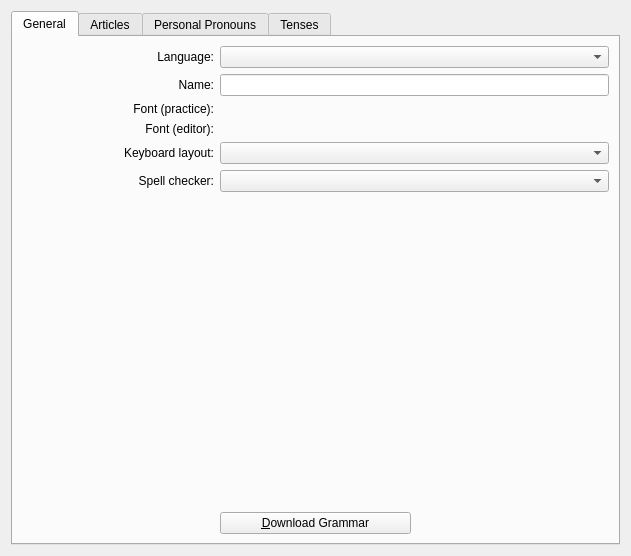
<?xml version="1.0" encoding="UTF-8"?>
<ui version="4.0">
 <class>KEduVocLanguagePropertiesPage</class>
 <widget class="QWidget" name="KEduVocLanguagePropertiesPage">
  <property name="geometry">
   <rect>
    <x>0</x>
    <y>0</y>
    <width>631</width>
    <height>556</height>
   </rect>
  </property>
  <layout class="QHBoxLayout" name="horizontalLayout">
   <item>
    <widget class="QTabWidget" name="ktabwidget">
     <property name="currentIndex">
      <number>0</number>
     </property>
     <widget class="QWidget" name="tab">
      <attribute name="title">
       <string>General</string>
      </attribute>
      <layout class="QGridLayout" name="gridLayout_3">
       <item row="0" column="2" colspan="2">
        <widget class="KComboBox" name="localeComboBox"/>
       </item>
       <item row="1" column="0">
        <widget class="QLabel" name="nameLabel">
         <property name="text">
          <string>Name:</string>
         </property>
         <property name="alignment">
          <set>Qt::AlignRight|Qt::AlignTrailing|Qt::AlignVCenter</set>
         </property>
         <property name="buddy">
          <cstring>identifierNameLineEdit</cstring>
         </property>
        </widget>
       </item>
       <item row="1" column="2" colspan="2">
        <widget class="QLineEdit" name="identifierNameLineEdit"/>
       </item>
       <item row="4" column="0">
        <widget class="QLabel" name="keyboardLayoutLabel">
         <property name="text">
          <string>Keyboard layout:</string>
         </property>
         <property name="alignment">
          <set>Qt::AlignRight|Qt::AlignTrailing|Qt::AlignVCenter</set>
         </property>
         <property name="buddy">
          <cstring>keyboardLayoutComboBox</cstring>
         </property>
        </widget>
       </item>
       <item row="4" column="2" colspan="2">
        <widget class="KComboBox" name="keyboardLayoutComboBox"/>
       </item>
       <item row="9" column="2">
        <spacer name="spacer_2">
         <property name="orientation">
          <enum>Qt::Vertical</enum>
         </property>
         <property name="sizeHint" stdset="0">
          <size>
           <width>20</width>
           <height>169</height>
          </size>
         </property>
        </spacer>
       </item>
       <item row="10" column="2">
        <widget class="QPushButton" name="downloadGrammarButton">
         <property name="text">
          <string>&amp;Download Grammar</string>
         </property>
         <property name="checkable">
          <bool>false</bool>
         </property>
        </widget>
       </item>
       <item row="6" column="2" colspan="2">
        <widget class="KComboBox" name="spellcheckerComboBox"/>
       </item>
       <item row="6" column="0">
        <widget class="QLabel" name="spellcheckerLabel">
         <property name="text">
          <string>Spell checker:</string>
         </property>
         <property name="alignment">
          <set>Qt::AlignRight|Qt::AlignTrailing|Qt::AlignVCenter</set>
         </property>
         <property name="buddy">
          <cstring>spellcheckerComboBox</cstring>
         </property>
        </widget>
       </item>
       <item row="0" column="0">
        <widget class="QLabel" name="localeSelectionLabel">
         <property name="text">
          <string>Language:</string>
         </property>
         <property name="alignment">
          <set>Qt::AlignRight|Qt::AlignTrailing|Qt::AlignVCenter</set>
         </property>
         <property name="buddy">
          <cstring>localeComboBox</cstring>
         </property>
        </widget>
       </item>
       <item row="2" column="2">
        <widget class="KFontRequester" name="practiceFont"/>
       </item>
       <item row="2" column="0">
        <widget class="QLabel" name="fontLabel_2">
         <property name="text">
          <string>Font (practice):</string>
         </property>
         <property name="alignment">
          <set>Qt::AlignRight|Qt::AlignTrailing|Qt::AlignVCenter</set>
         </property>
        </widget>
       </item>
       <item row="3" column="0">
        <widget class="QLabel" name="fontLabel_3">
         <property name="text">
          <string>Font (editor):</string>
         </property>
         <property name="alignment">
          <set>Qt::AlignRight|Qt::AlignTrailing|Qt::AlignVCenter</set>
         </property>
        </widget>
       </item>
       <item row="3" column="2">
        <widget class="KFontRequester" name="editorFont"/>
       </item>
      </layout>
     </widget>
     <widget class="QWidget" name="tab_2">
      <attribute name="title">
       <string>Articles</string>
      </attribute>
      <layout class="QGridLayout" name="gridLayout">
       <item row="0" column="2">
        <widget class="QLabel" name="TextLabel3">
         <property name="sizePolicy">
          <sizepolicy hsizetype="Minimum" vsizetype="Minimum">
           <horstretch>0</horstretch>
           <verstretch>0</verstretch>
          </sizepolicy>
         </property>
         <property name="text">
          <string>Definite</string>
         </property>
        </widget>
       </item>
       <item row="0" column="3">
        <widget class="QLabel" name="TextLabel4">
         <property name="text">
          <string>Indefinite</string>
         </property>
        </widget>
       </item>
       <item row="1" column="0">
        <widget class="QLabel" name="male_label">
         <property name="text">
          <string>&amp;Male:</string>
         </property>
         <property name="alignment">
          <set>Qt::AlignRight|Qt::AlignTrailing|Qt::AlignVCenter</set>
         </property>
         <property name="buddy">
          <cstring>def_male</cstring>
         </property>
        </widget>
       </item>
       <item row="1" column="2">
        <widget class="QLineEdit" name="def_male">
         <property name="sizePolicy">
          <sizepolicy hsizetype="Expanding" vsizetype="Minimum">
           <horstretch>0</horstretch>
           <verstretch>0</verstretch>
          </sizepolicy>
         </property>
        </widget>
       </item>
       <item row="2" column="0">
        <widget class="QLabel" name="female_label">
         <property name="text">
          <string>&amp;Female:</string>
         </property>
         <property name="alignment">
          <set>Qt::AlignRight|Qt::AlignTrailing|Qt::AlignVCenter</set>
         </property>
         <property name="buddy">
          <cstring>def_female</cstring>
         </property>
        </widget>
       </item>
       <item row="2" column="2">
        <widget class="QLineEdit" name="def_female">
         <property name="sizePolicy">
          <sizepolicy hsizetype="Expanding" vsizetype="Minimum">
           <horstretch>0</horstretch>
           <verstretch>0</verstretch>
          </sizepolicy>
         </property>
        </widget>
       </item>
       <item row="2" column="3">
        <widget class="QLineEdit" name="indef_female">
         <property name="sizePolicy">
          <sizepolicy hsizetype="Expanding" vsizetype="Minimum">
           <horstretch>0</horstretch>
           <verstretch>0</verstretch>
          </sizepolicy>
         </property>
        </widget>
       </item>
       <item row="3" column="0">
        <widget class="QLabel" name="natural_label">
         <property name="text">
          <string>&amp;Neutral:</string>
         </property>
         <property name="alignment">
          <set>Qt::AlignRight|Qt::AlignTrailing|Qt::AlignVCenter</set>
         </property>
         <property name="buddy">
          <cstring>def_natural</cstring>
         </property>
        </widget>
       </item>
       <item row="3" column="2">
        <widget class="QLineEdit" name="def_natural">
         <property name="sizePolicy">
          <sizepolicy hsizetype="Expanding" vsizetype="Minimum">
           <horstretch>0</horstretch>
           <verstretch>0</verstretch>
          </sizepolicy>
         </property>
        </widget>
       </item>
       <item row="3" column="3">
        <widget class="QLineEdit" name="indef_natural">
         <property name="sizePolicy">
          <sizepolicy hsizetype="Expanding" vsizetype="Minimum">
           <horstretch>0</horstretch>
           <verstretch>0</verstretch>
          </sizepolicy>
         </property>
        </widget>
       </item>
       <item row="10" column="2">
        <spacer name="verticalSpacer">
         <property name="orientation">
          <enum>Qt::Vertical</enum>
         </property>
         <property name="sizeHint" stdset="0">
          <size>
           <width>20</width>
           <height>0</height>
          </size>
         </property>
        </spacer>
       </item>
       <item row="9" column="2">
        <widget class="QLineEdit" name="def_natural_plural">
         <property name="sizePolicy">
          <sizepolicy hsizetype="Expanding" vsizetype="Minimum">
           <horstretch>0</horstretch>
           <verstretch>0</verstretch>
          </sizepolicy>
         </property>
        </widget>
       </item>
       <item row="8" column="2">
        <widget class="QLineEdit" name="def_female_plural">
         <property name="sizePolicy">
          <sizepolicy hsizetype="Expanding" vsizetype="Minimum">
           <horstretch>0</horstretch>
           <verstretch>0</verstretch>
          </sizepolicy>
         </property>
        </widget>
       </item>
       <item row="6" column="2">
        <widget class="QLineEdit" name="def_male_plural">
         <property name="sizePolicy">
          <sizepolicy hsizetype="Expanding" vsizetype="Minimum">
           <horstretch>0</horstretch>
           <verstretch>0</verstretch>
          </sizepolicy>
         </property>
        </widget>
       </item>
       <item row="1" column="3">
        <widget class="QLineEdit" name="indef_male">
         <property name="sizePolicy">
          <sizepolicy hsizetype="Expanding" vsizetype="Minimum">
           <horstretch>0</horstretch>
           <verstretch>0</verstretch>
          </sizepolicy>
         </property>
        </widget>
       </item>
       <item row="6" column="3">
        <widget class="QLineEdit" name="indef_male_plural">
         <property name="sizePolicy">
          <sizepolicy hsizetype="Expanding" vsizetype="Minimum">
           <horstretch>0</horstretch>
           <verstretch>0</verstretch>
          </sizepolicy>
         </property>
        </widget>
       </item>
       <item row="8" column="3">
        <widget class="QLineEdit" name="indef_female_plural">
         <property name="sizePolicy">
          <sizepolicy hsizetype="Expanding" vsizetype="Minimum">
           <horstretch>0</horstretch>
           <verstretch>0</verstretch>
          </sizepolicy>
         </property>
        </widget>
       </item>
       <item row="9" column="3">
        <widget class="QLineEdit" name="indef_natural_plural">
         <property name="sizePolicy">
          <sizepolicy hsizetype="Expanding" vsizetype="Minimum">
           <horstretch>0</horstretch>
           <verstretch>0</verstretch>
          </sizepolicy>
         </property>
        </widget>
       </item>
       <item row="9" column="0">
        <widget class="QLabel" name="natural_label_2">
         <property name="text">
          <string>&amp;Neutral:</string>
         </property>
         <property name="alignment">
          <set>Qt::AlignRight|Qt::AlignTrailing|Qt::AlignVCenter</set>
         </property>
         <property name="buddy">
          <cstring>def_natural_plural</cstring>
         </property>
        </widget>
       </item>
       <item row="8" column="0">
        <widget class="QLabel" name="female_label_2">
         <property name="text">
          <string>&amp;Female:</string>
         </property>
         <property name="alignment">
          <set>Qt::AlignRight|Qt::AlignTrailing|Qt::AlignVCenter</set>
         </property>
         <property name="buddy">
          <cstring>def_female_plural</cstring>
         </property>
        </widget>
       </item>
       <item row="6" column="0">
        <widget class="QLabel" name="male_label_2">
         <property name="text">
          <string>&amp;Male:</string>
         </property>
         <property name="alignment">
          <set>Qt::AlignRight|Qt::AlignTrailing|Qt::AlignVCenter</set>
         </property>
         <property name="buddy">
          <cstring>def_male_plural</cstring>
         </property>
        </widget>
       </item>
       <item row="0" column="0">
        <widget class="QLabel" name="male_label_3">
         <property name="text">
          <string>Singular</string>
         </property>
         <property name="alignment">
          <set>Qt::AlignLeading|Qt::AlignLeft|Qt::AlignVCenter</set>
         </property>
        </widget>
       </item>
       <item row="5" column="0">
        <widget class="QLabel" name="male_label_4">
         <property name="text">
          <string>Plural</string>
         </property>
         <property name="alignment">
          <set>Qt::AlignLeading|Qt::AlignLeft|Qt::AlignVCenter</set>
         </property>
        </widget>
       </item>
       <item row="5" column="2">
        <widget class="QLabel" name="TextLabel3_2">
         <property name="sizePolicy">
          <sizepolicy hsizetype="Minimum" vsizetype="Minimum">
           <horstretch>0</horstretch>
           <verstretch>0</verstretch>
          </sizepolicy>
         </property>
         <property name="text">
          <string>Definite</string>
         </property>
        </widget>
       </item>
       <item row="5" column="3">
        <widget class="QLabel" name="TextLabel4_2">
         <property name="text">
          <string>Indefinite</string>
         </property>
        </widget>
       </item>
       <item row="0" column="1">
        <spacer name="horizontalSpacer">
         <property name="orientation">
          <enum>Qt::Horizontal</enum>
         </property>
         <property name="sizeType">
          <enum>QSizePolicy::Fixed</enum>
         </property>
         <property name="sizeHint" stdset="0">
          <size>
           <width>10</width>
           <height>20</height>
          </size>
         </property>
        </spacer>
       </item>
       <item row="4" column="0">
        <spacer name="verticalSpacer_3">
         <property name="orientation">
          <enum>Qt::Vertical</enum>
         </property>
         <property name="sizeType">
          <enum>QSizePolicy::Fixed</enum>
         </property>
         <property name="sizeHint" stdset="0">
          <size>
           <width>20</width>
           <height>10</height>
          </size>
         </property>
        </spacer>
       </item>
      </layout>
     </widget>
     <widget class="QWidget" name="tab_3">
      <attribute name="title">
       <string>Personal Pronouns</string>
      </attribute>
      <layout class="QGridLayout" name="gridLayout_2">
       <item row="0" column="0">
        <spacer name="spacer">
         <property name="orientation">
          <enum>Qt::Horizontal</enum>
         </property>
         <property name="sizeType">
          <enum>QSizePolicy::Minimum</enum>
         </property>
         <property name="sizeHint" stdset="0">
          <size>
           <width>61</width>
           <height>20</height>
          </size>
         </property>
        </spacer>
       </item>
       <item row="10" column="1">
        <spacer name="verticalSpacer_5">
         <property name="orientation">
          <enum>Qt::Vertical</enum>
         </property>
         <property name="sizeHint" stdset="0">
          <size>
           <width>20</width>
           <height>40</height>
          </size>
         </property>
        </spacer>
       </item>
       <item row="0" column="1">
        <widget class="QLabel" name="TextLabel4_2_2">
         <property name="text">
          <string>Singular</string>
         </property>
        </widget>
       </item>
       <item row="0" column="2">
        <widget class="QLabel" name="dualLabel">
         <property name="text">
          <string>Dual</string>
         </property>
        </widget>
       </item>
       <item row="0" column="3">
        <widget class="QLabel" name="TextLabel4_3">
         <property name="text">
          <string>Plural</string>
         </property>
        </widget>
       </item>
       <item row="1" column="0">
        <widget class="QLabel" name="pers1_label">
         <property name="text">
          <string>&amp;1. Person:</string>
         </property>
         <property name="alignment">
          <set>Qt::AlignRight|Qt::AlignTrailing|Qt::AlignVCenter</set>
         </property>
         <property name="buddy">
          <cstring>first_singular</cstring>
         </property>
        </widget>
       </item>
       <item row="1" column="1">
        <widget class="QLineEdit" name="first_singular">
         <property name="sizePolicy">
          <sizepolicy hsizetype="Expanding" vsizetype="Minimum">
           <horstretch>0</horstretch>
           <verstretch>0</verstretch>
          </sizepolicy>
         </property>
        </widget>
       </item>
       <item row="1" column="2">
        <widget class="QLineEdit" name="dualFirstLineEdit"/>
       </item>
       <item row="1" column="3">
        <widget class="QLineEdit" name="first_plural">
         <property name="sizePolicy">
          <sizepolicy hsizetype="Expanding" vsizetype="Minimum">
           <horstretch>0</horstretch>
           <verstretch>0</verstretch>
          </sizepolicy>
         </property>
        </widget>
       </item>
       <item row="2" column="0">
        <widget class="QLabel" name="pers2_label">
         <property name="text">
          <string>&amp;2. Person:</string>
         </property>
         <property name="alignment">
          <set>Qt::AlignRight|Qt::AlignTrailing|Qt::AlignVCenter</set>
         </property>
         <property name="buddy">
          <cstring>second_singular</cstring>
         </property>
        </widget>
       </item>
       <item row="2" column="1">
        <widget class="QLineEdit" name="second_singular">
         <property name="sizePolicy">
          <sizepolicy hsizetype="Expanding" vsizetype="Minimum">
           <horstretch>0</horstretch>
           <verstretch>0</verstretch>
          </sizepolicy>
         </property>
        </widget>
       </item>
       <item row="2" column="2">
        <widget class="QLineEdit" name="dualSecondLineEdit"/>
       </item>
       <item row="2" column="3">
        <widget class="QLineEdit" name="second_plural">
         <property name="sizePolicy">
          <sizepolicy hsizetype="Expanding" vsizetype="Minimum">
           <horstretch>0</horstretch>
           <verstretch>0</verstretch>
          </sizepolicy>
         </property>
        </widget>
       </item>
       <item row="3" column="0">
        <widget class="QLabel" name="pers3_label">
         <property name="text">
          <string>3. Person:</string>
         </property>
         <property name="alignment">
          <set>Qt::AlignRight|Qt::AlignTrailing|Qt::AlignVCenter</set>
         </property>
        </widget>
       </item>
       <item row="4" column="0">
        <widget class="QLabel" name="male_c_label">
         <property name="text">
          <string>M&amp;ale:</string>
         </property>
         <property name="alignment">
          <set>Qt::AlignRight|Qt::AlignTrailing|Qt::AlignVCenter</set>
         </property>
         <property name="buddy">
          <cstring>thirdM_singular</cstring>
         </property>
        </widget>
       </item>
       <item row="4" column="1">
        <widget class="QLineEdit" name="thirdM_singular">
         <property name="sizePolicy">
          <sizepolicy hsizetype="Expanding" vsizetype="Minimum">
           <horstretch>0</horstretch>
           <verstretch>0</verstretch>
          </sizepolicy>
         </property>
        </widget>
       </item>
       <item row="4" column="2">
        <widget class="QLineEdit" name="dualThirdMaleLineEdit"/>
       </item>
       <item row="4" column="3">
        <widget class="QLineEdit" name="thirdM_plural">
         <property name="sizePolicy">
          <sizepolicy hsizetype="Expanding" vsizetype="Minimum">
           <horstretch>0</horstretch>
           <verstretch>0</verstretch>
          </sizepolicy>
         </property>
        </widget>
       </item>
       <item row="5" column="0">
        <widget class="QLabel" name="female_c_label">
         <property name="text">
          <string>F&amp;emale:</string>
         </property>
         <property name="alignment">
          <set>Qt::AlignRight|Qt::AlignTrailing|Qt::AlignVCenter</set>
         </property>
         <property name="buddy">
          <cstring>thirdF_singular</cstring>
         </property>
        </widget>
       </item>
       <item row="5" column="1">
        <widget class="QLineEdit" name="thirdF_singular">
         <property name="sizePolicy">
          <sizepolicy hsizetype="Expanding" vsizetype="Minimum">
           <horstretch>0</horstretch>
           <verstretch>0</verstretch>
          </sizepolicy>
         </property>
        </widget>
       </item>
       <item row="5" column="2">
        <widget class="QLineEdit" name="dualThirdFemaleLineEdit"/>
       </item>
       <item row="5" column="3">
        <widget class="QLineEdit" name="thirdF_plural">
         <property name="sizePolicy">
          <sizepolicy hsizetype="Expanding" vsizetype="Minimum">
           <horstretch>0</horstretch>
           <verstretch>0</verstretch>
          </sizepolicy>
         </property>
        </widget>
       </item>
       <item row="6" column="0">
        <widget class="QLabel" name="natural_c_label">
         <property name="text">
          <string>Neu&amp;ter:</string>
         </property>
         <property name="alignment">
          <set>Qt::AlignRight|Qt::AlignTrailing|Qt::AlignVCenter</set>
         </property>
         <property name="buddy">
          <cstring>thirdN_singular</cstring>
         </property>
        </widget>
       </item>
       <item row="6" column="1">
        <widget class="QLineEdit" name="thirdN_singular">
         <property name="sizePolicy">
          <sizepolicy hsizetype="Expanding" vsizetype="Minimum">
           <horstretch>0</horstretch>
           <verstretch>0</verstretch>
          </sizepolicy>
         </property>
        </widget>
       </item>
       <item row="6" column="2">
        <widget class="QLineEdit" name="dualThirdNeutralLineEdit"/>
       </item>
       <item row="6" column="3">
        <widget class="QLineEdit" name="thirdN_plural">
         <property name="sizePolicy">
          <sizepolicy hsizetype="Expanding" vsizetype="Minimum">
           <horstretch>0</horstretch>
           <verstretch>0</verstretch>
          </sizepolicy>
         </property>
        </widget>
       </item>
       <item row="9" column="1">
        <widget class="QCheckBox" name="dualCheckBox">
         <property name="text">
          <string>Dual conjugations</string>
         </property>
        </widget>
       </item>
       <item row="8" column="1" colspan="2">
        <widget class="QCheckBox" name="neutralCheckBox">
         <property name="text">
          <string>A neutral conjugation form exists</string>
         </property>
        </widget>
       </item>
       <item row="7" column="1" colspan="3">
        <widget class="QCheckBox" name="maleFemaleDifferCheckBox">
         <property name="sizePolicy">
          <sizepolicy hsizetype="Expanding" vsizetype="Fixed">
           <horstretch>0</horstretch>
           <verstretch>0</verstretch>
          </sizepolicy>
         </property>
         <property name="text">
          <string>Male/female have different conjugations</string>
         </property>
        </widget>
       </item>
      </layout>
     </widget>
     <widget class="QWidget" name="tab_4">
      <attribute name="title">
       <string>Tenses</string>
      </attribute>
      <layout class="QVBoxLayout" name="verticalLayout">
       <item>
        <widget class="QListWidget" name="tenseList">
         <property name="selectionBehavior">
          <enum>QAbstractItemView::SelectRows</enum>
         </property>
        </widget>
       </item>
       <item>
        <layout class="QHBoxLayout" name="_2">
         <property name="spacing">
          <number>6</number>
         </property>
         <property name="margin">
          <number>0</number>
         </property>
         <item>
          <widget class="QPushButton" name="newButton">
           <property name="sizePolicy">
            <sizepolicy hsizetype="Minimum" vsizetype="Minimum">
             <horstretch>0</horstretch>
             <verstretch>0</verstretch>
            </sizepolicy>
           </property>
           <property name="text">
            <string>&amp;New...</string>
           </property>
          </widget>
         </item>
         <item>
          <widget class="QPushButton" name="modifyButton">
           <property name="sizePolicy">
            <sizepolicy hsizetype="Minimum" vsizetype="Minimum">
             <horstretch>0</horstretch>
             <verstretch>0</verstretch>
            </sizepolicy>
           </property>
           <property name="text">
            <string>&amp;Modify...</string>
           </property>
          </widget>
         </item>
         <item>
          <widget class="QPushButton" name="deleteButton">
           <property name="sizePolicy">
            <sizepolicy hsizetype="Minimum" vsizetype="Minimum">
             <horstretch>0</horstretch>
             <verstretch>0</verstretch>
            </sizepolicy>
           </property>
           <property name="text">
            <string>&amp;Delete</string>
           </property>
          </widget>
         </item>
         <item>
          <spacer>
           <property name="orientation">
            <enum>Qt::Horizontal</enum>
           </property>
           <property name="sizeType">
            <enum>QSizePolicy::Expanding</enum>
           </property>
           <property name="sizeHint" stdset="0">
            <size>
             <width>20</width>
             <height>20</height>
            </size>
           </property>
          </spacer>
         </item>
        </layout>
       </item>
      </layout>
     </widget>
    </widget>
   </item>
  </layout>
 </widget>
 <customwidgets>
  <customwidget>
   <class>KFontRequester</class>
   <extends>QWidget</extends>
   <header>kfontrequester.h</header>
  </customwidget>
  <customwidget>
   <class>KComboBox</class>
   <extends>QComboBox</extends>
   <header>kcombobox.h</header>
  </customwidget>
 </customwidgets>
 <tabstops>
  <tabstop>newButton</tabstop>
  <tabstop>modifyButton</tabstop>
  <tabstop>deleteButton</tabstop>
  <tabstop>ktabwidget</tabstop>
  <tabstop>localeComboBox</tabstop>
  <tabstop>identifierNameLineEdit</tabstop>
  <tabstop>keyboardLayoutComboBox</tabstop>
  <tabstop>spellcheckerComboBox</tabstop>
  <tabstop>downloadGrammarButton</tabstop>
  <tabstop>def_male</tabstop>
  <tabstop>def_female</tabstop>
  <tabstop>def_natural</tabstop>
  <tabstop>def_male_plural</tabstop>
  <tabstop>def_female_plural</tabstop>
  <tabstop>def_natural_plural</tabstop>
  <tabstop>indef_male</tabstop>
  <tabstop>indef_female</tabstop>
  <tabstop>indef_natural</tabstop>
  <tabstop>indef_male_plural</tabstop>
  <tabstop>indef_female_plural</tabstop>
  <tabstop>indef_natural_plural</tabstop>
  <tabstop>first_singular</tabstop>
  <tabstop>second_singular</tabstop>
  <tabstop>thirdM_singular</tabstop>
  <tabstop>thirdF_singular</tabstop>
  <tabstop>thirdN_singular</tabstop>
  <tabstop>dualFirstLineEdit</tabstop>
  <tabstop>dualSecondLineEdit</tabstop>
  <tabstop>dualThirdMaleLineEdit</tabstop>
  <tabstop>dualThirdFemaleLineEdit</tabstop>
  <tabstop>dualThirdNeutralLineEdit</tabstop>
  <tabstop>first_plural</tabstop>
  <tabstop>second_plural</tabstop>
  <tabstop>thirdM_plural</tabstop>
  <tabstop>thirdF_plural</tabstop>
  <tabstop>thirdN_plural</tabstop>
  <tabstop>maleFemaleDifferCheckBox</tabstop>
  <tabstop>neutralCheckBox</tabstop>
  <tabstop>dualCheckBox</tabstop>
  <tabstop>tenseList</tabstop>
 </tabstops>
 <resources/>
 <connections/>
</ui>
